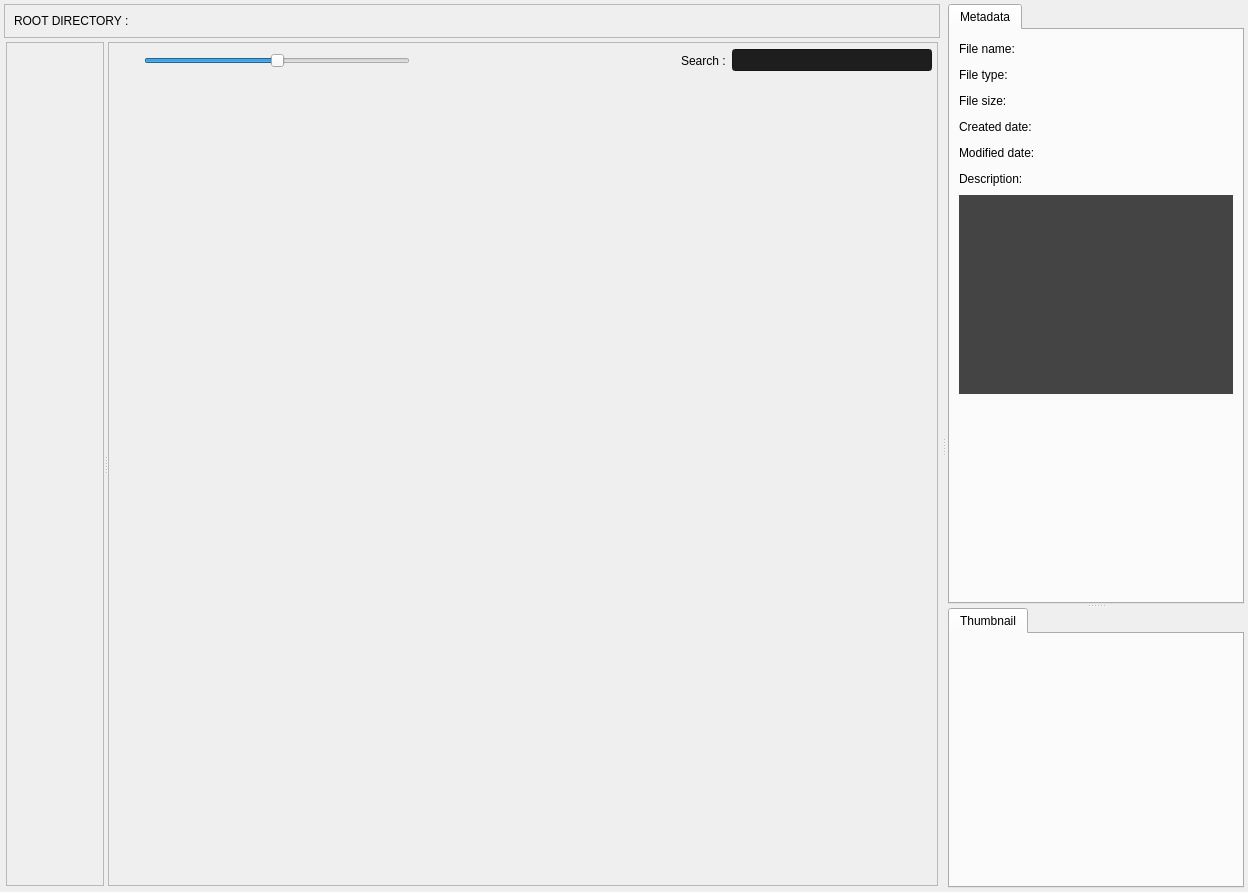
<?xml version="1.0" encoding="UTF-8"?>
<ui version="4.0">
 <class>MainWindow</class>
 <widget class="QMainWindow" name="MainWindow">
  <property name="geometry">
   <rect>
    <x>0</x>
    <y>0</y>
    <width>1248</width>
    <height>892</height>
   </rect>
  </property>
  <property name="windowTitle">
   <string>MainWindow</string>
  </property>
  <widget class="QWidget" name="centralwidget">
   <property name="styleSheet">
    <string notr="true"/>
   </property>
   <layout class="QHBoxLayout" name="horizontalLayout" stretch="0">
    <property name="spacing">
     <number>2</number>
    </property>
    <property name="leftMargin">
     <number>2</number>
    </property>
    <property name="topMargin">
     <number>2</number>
    </property>
    <property name="rightMargin">
     <number>2</number>
    </property>
    <property name="bottomMargin">
     <number>2</number>
    </property>
    <item>
     <widget class="QSplitter" name="splitter">
      <property name="orientation">
       <enum>Qt::Horizontal</enum>
      </property>
      <widget class="QFrame" name="light_yellow">
       <property name="sizePolicy">
        <sizepolicy hsizetype="Preferred" vsizetype="Preferred">
         <horstretch>1</horstretch>
         <verstretch>0</verstretch>
        </sizepolicy>
       </property>
       <property name="frameShape">
        <enum>QFrame::NoFrame</enum>
       </property>
       <property name="frameShadow">
        <enum>QFrame::Raised</enum>
       </property>
       <layout class="QVBoxLayout" name="verticalLayout">
        <property name="spacing">
         <number>2</number>
        </property>
        <property name="leftMargin">
         <number>2</number>
        </property>
        <property name="topMargin">
         <number>2</number>
        </property>
        <property name="rightMargin">
         <number>2</number>
        </property>
        <property name="bottomMargin">
         <number>2</number>
        </property>
        <item>
         <widget class="QFrame" name="light_green">
          <property name="minimumSize">
           <size>
            <width>0</width>
            <height>30</height>
           </size>
          </property>
          <property name="frameShape">
           <enum>QFrame::StyledPanel</enum>
          </property>
          <property name="frameShadow">
           <enum>QFrame::Raised</enum>
          </property>
          <layout class="QHBoxLayout" name="horizontalLayout_7">
           <item>
            <layout class="QHBoxLayout" name="horizontalLayout_6">
             <item>
              <widget class="QLabel" name="label_root">
               <property name="text">
                <string>ROOT DIRECTORY : </string>
               </property>
              </widget>
             </item>
             <item>
              <widget class="QLabel" name="lable_root_path">
               <property name="sizePolicy">
                <sizepolicy hsizetype="Preferred" vsizetype="Preferred">
                 <horstretch>1</horstretch>
                 <verstretch>0</verstretch>
                </sizepolicy>
               </property>
               <property name="text">
                <string/>
               </property>
              </widget>
             </item>
            </layout>
           </item>
          </layout>
         </widget>
        </item>
        <item>
         <widget class="QFrame" name="light_pink">
          <property name="sizePolicy">
           <sizepolicy hsizetype="Preferred" vsizetype="Preferred">
            <horstretch>0</horstretch>
            <verstretch>1</verstretch>
           </sizepolicy>
          </property>
          <property name="frameShape">
           <enum>QFrame::NoFrame</enum>
          </property>
          <property name="frameShadow">
           <enum>QFrame::Raised</enum>
          </property>
          <layout class="QHBoxLayout" name="horizontalLayout_2">
           <property name="spacing">
            <number>2</number>
           </property>
           <property name="leftMargin">
            <number>2</number>
           </property>
           <property name="topMargin">
            <number>2</number>
           </property>
           <property name="rightMargin">
            <number>2</number>
           </property>
           <property name="bottomMargin">
            <number>2</number>
           </property>
           <item>
            <widget class="QSplitter" name="splitter_2">
             <property name="sizePolicy">
              <sizepolicy hsizetype="Expanding" vsizetype="Preferred">
               <horstretch>1</horstretch>
               <verstretch>0</verstretch>
              </sizepolicy>
             </property>
             <property name="orientation">
              <enum>Qt::Horizontal</enum>
             </property>
             <widget class="QFrame" name="orange">
              <property name="sizePolicy">
               <sizepolicy hsizetype="Preferred" vsizetype="Preferred">
                <horstretch>1</horstretch>
                <verstretch>0</verstretch>
               </sizepolicy>
              </property>
              <property name="minimumSize">
               <size>
                <width>0</width>
                <height>0</height>
               </size>
              </property>
              <property name="baseSize">
               <size>
                <width>0</width>
                <height>0</height>
               </size>
              </property>
              <property name="frameShape">
               <enum>QFrame::StyledPanel</enum>
              </property>
              <property name="frameShadow">
               <enum>QFrame::Raised</enum>
              </property>
             </widget>
             <widget class="QFrame" name="pure_green">
              <property name="sizePolicy">
               <sizepolicy hsizetype="Preferred" vsizetype="Preferred">
                <horstretch>2</horstretch>
                <verstretch>0</verstretch>
               </sizepolicy>
              </property>
              <property name="frameShape">
               <enum>QFrame::StyledPanel</enum>
              </property>
              <property name="frameShadow">
               <enum>QFrame::Raised</enum>
              </property>
              <layout class="QVBoxLayout" name="verticalLayout_4">
               <property name="leftMargin">
                <number>0</number>
               </property>
               <property name="topMargin">
                <number>0</number>
               </property>
               <property name="rightMargin">
                <number>0</number>
               </property>
               <property name="bottomMargin">
                <number>0</number>
               </property>
               <item>
                <layout class="QVBoxLayout" name="verticalLayout_3">
                 <property name="leftMargin">
                  <number>5</number>
                 </property>
                 <property name="topMargin">
                  <number>5</number>
                 </property>
                 <property name="rightMargin">
                  <number>5</number>
                 </property>
                 <property name="bottomMargin">
                  <number>5</number>
                 </property>
                 <item>
                  <widget class="QFrame" name="red">
                   <property name="minimumSize">
                    <size>
                     <width>0</width>
                     <height>30</height>
                    </size>
                   </property>
                   <property name="frameShape">
                    <enum>QFrame::NoFrame</enum>
                   </property>
                   <property name="frameShadow">
                    <enum>QFrame::Raised</enum>
                   </property>
                   <layout class="QHBoxLayout" name="horizontalLayout_5">
                    <property name="leftMargin">
                     <number>0</number>
                    </property>
                    <property name="topMargin">
                     <number>0</number>
                    </property>
                    <property name="rightMargin">
                     <number>0</number>
                    </property>
                    <property name="bottomMargin">
                     <number>5</number>
                    </property>
                    <item>
                     <layout class="QHBoxLayout" name="horizontalLayout_3">
                      <item>
                       <widget class="QPushButton" name="list_icon">
                        <property name="sizePolicy">
                         <sizepolicy hsizetype="Minimum" vsizetype="Fixed">
                          <horstretch>1</horstretch>
                          <verstretch>0</verstretch>
                         </sizepolicy>
                        </property>
                        <property name="minimumSize">
                         <size>
                          <width>0</width>
                          <height>0</height>
                         </size>
                        </property>
                        <property name="maximumSize">
                         <size>
                          <width>24</width>
                          <height>24</height>
                         </size>
                        </property>
                        <property name="text">
                         <string/>
                        </property>
                        <property name="iconSize">
                         <size>
                          <width>24</width>
                          <height>24</height>
                         </size>
                        </property>
                        <property name="flat">
                         <bool>true</bool>
                        </property>
                       </widget>
                      </item>
                     </layout>
                    </item>
                    <item>
                     <layout class="QHBoxLayout" name="horizontalLayout_4">
                      <item>
                       <widget class="QSlider" name="size_slider">
                        <property name="styleSheet">
                         <string notr="true"/>
                        </property>
                        <property name="maximum">
                         <number>236</number>
                        </property>
                        <property name="value">
                         <number>118</number>
                        </property>
                        <property name="sliderPosition">
                         <number>118</number>
                        </property>
                        <property name="orientation">
                         <enum>Qt::Horizontal</enum>
                        </property>
                        <property name="tickPosition">
                         <enum>QSlider::NoTicks</enum>
                        </property>
                       </widget>
                      </item>
                      <item>
                       <spacer name="horizontalSpacer">
                        <property name="orientation">
                         <enum>Qt::Horizontal</enum>
                        </property>
                        <property name="sizeHint" stdset="0">
                         <size>
                          <width>40</width>
                          <height>20</height>
                         </size>
                        </property>
                       </spacer>
                      </item>
                      <item>
                       <widget class="QLabel" name="label">
                        <property name="text">
                         <string>Search :</string>
                        </property>
                       </widget>
                      </item>
                      <item alignment="Qt::AlignRight">
                       <widget class="QLineEdit" name="search">
                        <property name="sizePolicy">
                         <sizepolicy hsizetype="Fixed" vsizetype="Fixed">
                          <horstretch>0</horstretch>
                          <verstretch>0</verstretch>
                         </sizepolicy>
                        </property>
                        <property name="minimumSize">
                         <size>
                          <width>200</width>
                          <height>0</height>
                         </size>
                        </property>
                        <property name="styleSheet">
                         <string notr="true">background-color:rgb(30, 30, 30);</string>
                        </property>
                       </widget>
                      </item>
                     </layout>
                    </item>
                   </layout>
                  </widget>
                 </item>
                 <item>
                  <widget class="QFrame" name="hard_pink">
                   <property name="sizePolicy">
                    <sizepolicy hsizetype="Preferred" vsizetype="Preferred">
                     <horstretch>0</horstretch>
                     <verstretch>1</verstretch>
                    </sizepolicy>
                   </property>
                   <property name="minimumSize">
                    <size>
                     <width>0</width>
                     <height>0</height>
                    </size>
                   </property>
                   <property name="frameShape">
                    <enum>QFrame::NoFrame</enum>
                   </property>
                   <property name="frameShadow">
                    <enum>QFrame::Raised</enum>
                   </property>
                  </widget>
                 </item>
                </layout>
               </item>
              </layout>
             </widget>
            </widget>
           </item>
          </layout>
         </widget>
        </item>
       </layout>
      </widget>
      <widget class="QFrame" name="light_blue">
       <property name="sizePolicy">
        <sizepolicy hsizetype="Preferred" vsizetype="Preferred">
         <horstretch>0</horstretch>
         <verstretch>0</verstretch>
        </sizepolicy>
       </property>
       <property name="minimumSize">
        <size>
         <width>300</width>
         <height>0</height>
        </size>
       </property>
       <property name="frameShape">
        <enum>QFrame::NoFrame</enum>
       </property>
       <property name="frameShadow">
        <enum>QFrame::Raised</enum>
       </property>
       <layout class="QVBoxLayout" name="verticalLayout_2">
        <property name="spacing">
         <number>2</number>
        </property>
        <property name="leftMargin">
         <number>2</number>
        </property>
        <property name="topMargin">
         <number>2</number>
        </property>
        <property name="rightMargin">
         <number>2</number>
        </property>
        <property name="bottomMargin">
         <number>2</number>
        </property>
        <item>
         <widget class="QSplitter" name="splitter_3">
          <property name="orientation">
           <enum>Qt::Vertical</enum>
          </property>
          <widget class="QFrame" name="light_purple">
           <property name="minimumSize">
            <size>
             <width>0</width>
             <height>600</height>
            </size>
           </property>
           <property name="styleSheet">
            <string notr="true"/>
           </property>
           <property name="frameShape">
            <enum>QFrame::NoFrame</enum>
           </property>
           <property name="frameShadow">
            <enum>QFrame::Raised</enum>
           </property>
           <layout class="QVBoxLayout" name="verticalLayout_5">
            <property name="leftMargin">
             <number>0</number>
            </property>
            <property name="topMargin">
             <number>0</number>
            </property>
            <property name="rightMargin">
             <number>0</number>
            </property>
            <property name="bottomMargin">
             <number>0</number>
            </property>
            <item>
             <widget class="QTabWidget" name="tabWidget_2">
              <property name="currentIndex">
               <number>0</number>
              </property>
              <widget class="QWidget" name="tab_meta">
               <attribute name="title">
                <string>Metadata</string>
               </attribute>
               <layout class="QGridLayout" name="gridLayout" columnstretch="0,0">
                <property name="leftMargin">
                 <number>9</number>
                </property>
                <property name="topMargin">
                 <number>9</number>
                </property>
                <property name="rightMargin">
                 <number>9</number>
                </property>
                <property name="bottomMargin">
                 <number>9</number>
                </property>
                <property name="spacing">
                 <number>6</number>
                </property>
                <item row="4" column="0">
                 <widget class="QLabel" name="label_6">
                  <property name="minimumSize">
                   <size>
                    <width>0</width>
                    <height>20</height>
                   </size>
                  </property>
                  <property name="text">
                   <string>Modified date:</string>
                  </property>
                 </widget>
                </item>
                <item row="3" column="1">
                 <widget class="QLabel" name="label_created_date">
                  <property name="minimumSize">
                   <size>
                    <width>150</width>
                    <height>0</height>
                   </size>
                  </property>
                  <property name="text">
                   <string/>
                  </property>
                 </widget>
                </item>
                <item row="0" column="0">
                 <widget class="QLabel" name="label_2">
                  <property name="minimumSize">
                   <size>
                    <width>0</width>
                    <height>20</height>
                   </size>
                  </property>
                  <property name="text">
                   <string>File name:</string>
                  </property>
                 </widget>
                </item>
                <item row="4" column="1">
                 <widget class="QLabel" name="label_modified_date">
                  <property name="minimumSize">
                   <size>
                    <width>150</width>
                    <height>0</height>
                   </size>
                  </property>
                  <property name="text">
                   <string/>
                  </property>
                 </widget>
                </item>
                <item row="0" column="1">
                 <widget class="QLabel" name="label_file_name">
                  <property name="minimumSize">
                   <size>
                    <width>150</width>
                    <height>0</height>
                   </size>
                  </property>
                  <property name="text">
                   <string/>
                  </property>
                 </widget>
                </item>
                <item row="1" column="0">
                 <widget class="QLabel" name="label_3">
                  <property name="minimumSize">
                   <size>
                    <width>0</width>
                    <height>20</height>
                   </size>
                  </property>
                  <property name="text">
                   <string>File type:</string>
                  </property>
                 </widget>
                </item>
                <item row="1" column="1">
                 <widget class="QLabel" name="label_type">
                  <property name="minimumSize">
                   <size>
                    <width>150</width>
                    <height>0</height>
                   </size>
                  </property>
                  <property name="text">
                   <string/>
                  </property>
                 </widget>
                </item>
                <item row="7" column="0" colspan="2">
                 <widget class="QPlainTextEdit" name="plainTextEdit_description">
                  <property name="font">
                   <font>
                    <pointsize>8</pointsize>
                    <italic>false</italic>
                   </font>
                  </property>
                  <property name="styleSheet">
                   <string notr="true">background-color: rgb(68, 68, 68);</string>
                  </property>
                  <property name="frameShape">
                   <enum>QFrame::NoFrame</enum>
                  </property>
                  <property name="plainText">
                   <string/>
                  </property>
                  <property name="placeholderText">
                   <string/>
                  </property>
                 </widget>
                </item>
                <item row="2" column="0">
                 <widget class="QLabel" name="label_4">
                  <property name="minimumSize">
                   <size>
                    <width>0</width>
                    <height>20</height>
                   </size>
                  </property>
                  <property name="text">
                   <string>File size:</string>
                  </property>
                 </widget>
                </item>
                <item row="2" column="1">
                 <widget class="QLabel" name="label_size">
                  <property name="minimumSize">
                   <size>
                    <width>150</width>
                    <height>0</height>
                   </size>
                  </property>
                  <property name="text">
                   <string/>
                  </property>
                 </widget>
                </item>
                <item row="8" column="0">
                 <spacer name="verticalSpacer">
                  <property name="orientation">
                   <enum>Qt::Vertical</enum>
                  </property>
                  <property name="sizeHint" stdset="0">
                   <size>
                    <width>20</width>
                    <height>40</height>
                   </size>
                  </property>
                 </spacer>
                </item>
                <item row="3" column="0">
                 <widget class="QLabel" name="label_5">
                  <property name="minimumSize">
                   <size>
                    <width>0</width>
                    <height>20</height>
                   </size>
                  </property>
                  <property name="text">
                   <string>Created date:</string>
                  </property>
                 </widget>
                </item>
                <item row="5" column="0">
                 <widget class="QLabel" name="label_7">
                  <property name="sizePolicy">
                   <sizepolicy hsizetype="Preferred" vsizetype="Preferred">
                    <horstretch>0</horstretch>
                    <verstretch>0</verstretch>
                   </sizepolicy>
                  </property>
                  <property name="minimumSize">
                   <size>
                    <width>0</width>
                    <height>20</height>
                   </size>
                  </property>
                  <property name="text">
                   <string>Description:</string>
                  </property>
                 </widget>
                </item>
               </layout>
              </widget>
             </widget>
            </item>
           </layout>
          </widget>
          <widget class="QFrame" name="pure_blue">
           <property name="sizePolicy">
            <sizepolicy hsizetype="Preferred" vsizetype="Preferred">
             <horstretch>0</horstretch>
             <verstretch>1</verstretch>
            </sizepolicy>
           </property>
           <property name="styleSheet">
            <string notr="true"/>
           </property>
           <property name="frameShape">
            <enum>QFrame::NoFrame</enum>
           </property>
           <property name="frameShadow">
            <enum>QFrame::Raised</enum>
           </property>
           <layout class="QHBoxLayout" name="horizontalLayout_8">
            <property name="leftMargin">
             <number>0</number>
            </property>
            <property name="topMargin">
             <number>0</number>
            </property>
            <property name="rightMargin">
             <number>0</number>
            </property>
            <property name="bottomMargin">
             <number>0</number>
            </property>
            <item>
             <widget class="QTabWidget" name="tabWidget">
              <property name="currentIndex">
               <number>0</number>
              </property>
              <widget class="QWidget" name="tab_thumb">
               <property name="enabled">
                <bool>true</bool>
               </property>
               <attribute name="title">
                <string>Thumbnail</string>
               </attribute>
               <layout class="QVBoxLayout" name="verticalLayout_6"/>
              </widget>
             </widget>
            </item>
           </layout>
          </widget>
         </widget>
        </item>
       </layout>
      </widget>
     </widget>
    </item>
   </layout>
  </widget>
  <widget class="QMenuBar" name="menubar">
   <property name="geometry">
    <rect>
     <x>0</x>
     <y>0</y>
     <width>1248</width>
     <height>21</height>
    </rect>
   </property>
  </widget>
 </widget>
 <resources/>
 <connections/>
</ui>
